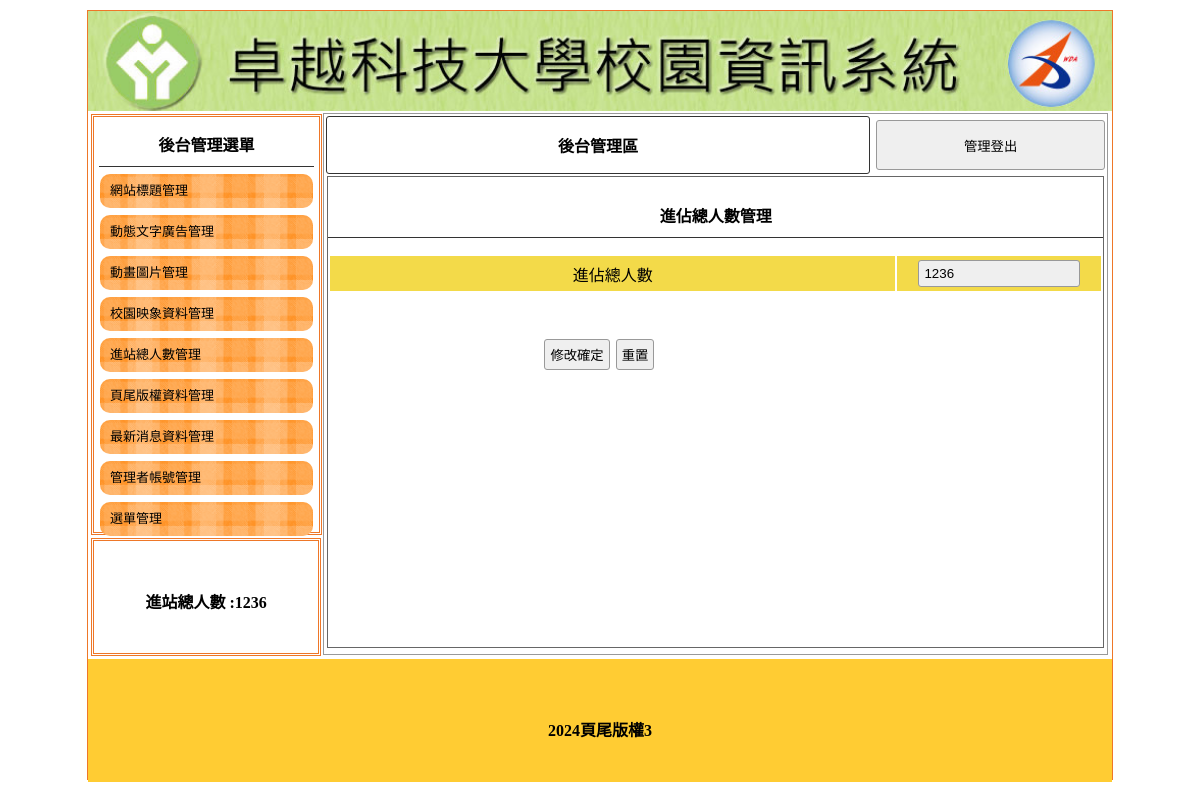
The app's page /back.php?do=total with its own data.
### tables this page shows
CREATE TABLE `titles` (
  `id` int(10) UNSIGNED NOT NULL,
  `img` text NOT NULL,
  `text` text NOT NULL,
  `sh` int(1) NOT NULL DEFAULT 0
);

CREATE TABLE `total` (
  `id` int(10) UNSIGNED NOT NULL,
  `total` int(5) NOT NULL
);

CREATE TABLE `bottom` (
  `id` int(10) UNSIGNED NOT NULL,
  `bottom` text NOT NULL
);

### api/db.php (called while the page is built, shortened)
<?php
class DB
{
    protected $dsn = "mysql:host=localhost;charset=utf8;dbname=c1-02";
    protected $pdo;
    protected $table;
    public function __construct($table)
    {
        $this->table = $table;
        $this->pdo = new PDO($this->dsn, 'root', '');
    }
    private function a2s($array)
    {
        foreach ($array as $col => $value) {
            $tmp[] = "`$col`='$value'";
        }
        return $tmp;
    }
    function find($id)
    {
        $sql = "select * from `$this->table` where ";
        if (is_array($id)) {
            $tmp = $this->a2s($id);
            $sql .= join(" && ", $tmp);
        } elseif (is_numeric($id)) {
            $sql .= "`id`='$id'";
        } else {
            echo "x type";
        }
        return $this->pdo->query($sql)->fetch(PDO::FETCH_ASSOC);
    }
}
$Title=new DB('titles');
$Total=new DB('total');
$Bottom=new DB('bottom');

### back.php (the view, shortened to what this page needs)
<?php include_once "./api/db.php"; ?>
<!DOCTYPE html PUBLIC "-//W3C//DTD XHTML 1.0 Transitional//EN" "http://www.w3.org/TR/xhtml1/DTD/xhtml1-transitional.dtd">
<html xmlns="http://www.w3.org/1999/xhtml">
<head>
	<link href="./css/css.css" rel="stylesheet" type="text/css">
</head>
<body>
	<div id="main">
		<a title="" href="./index.php">
			<div class="ti" style="background:url('./img/<?=$Title->find(['sh'=>1])['img'];?>'); background-size:cover;"></div>
		</a>
		<div id="ms">
			<div id="lf" style="float:left;">
				<div id="menuput" class="dbor">
					<span class="t botli">後台管理選單</span>
					<a style="color:#000; font-size:13px; text-decoration:none;" href="?do=title">
						<div class="mainmu">
							網站標題管理 </div>
					</a>
					<a style="color:#000; font-size:13px; text-decoration:none;" href="?do=ad">
						<div class="mainmu">
							動態文字廣告管理 </div>
					</a>
					<a style="color:#000; font-size:13px; text-decoration:none;" href="?do=mvim">
						<div class="mainmu">
							動畫圖片管理 </div>
					</a>
					<a style="color:#000; font-size:13px; text-decoration:none;" href="?do=image">
						<div class="mainmu">
							校園映象資料管理 </div>
					</a>
					<a style="color:#000; font-size:13px; text-decoration:none;" href="?do=total">
						<div class="mainmu">
							進站總人數管理 </div>
					</a>
					<a style="color:#000; font-size:13px; text-decoration:none;" href="?do=bottom">
						<div class="mainmu">
							頁尾版權資料管理 </div>
					</a>
					<a style="color:#000; font-size:13px; text-decoration:none;" href="?do=news">
						<div class="mainmu">
							最新消息資料管理 </div>
					</a>
					<a style="color:#000; font-size:13px; text-decoration:none;" href="?do=admin">
						<div class="mainmu">
							管理者帳號管理 </div>
					</a>
					<a style="color:#000; font-size:13px; text-decoration:none;" href="?do=menu">
						<div class="mainmu">
							選單管理 </div>
					</a>
				</div>
				<div class="dbor" style="margin:3px; width:95%; height:20%; line-height:100px;">
					<span class="t">進站總人數 :<?= $Total->find(1)['total']; ?></span>
				</div>
			</div>
			<div class="di" style="height:540px; border:#999 1px solid; width:76.5%; margin:2px 0px 0px 0px; float:left; position:relative; left:20px;">
				<table width="100%">
					<tbody>
						<tr>
							<td style="width:70%;font-weight:800; border:#333 1px solid; border-radius:3px;" class="cent"><a href="?do=admin" style="color:#000; text-decoration:none;">後台管理區</a>
							</td>
							<td><button onclick="location.href='./api/logout.php'" style="width:99%; margin-right:2px; height:50px;">管理登出</button></td>
						</tr>
					</tbody>
				</table>
				<?php
				$do = $_GET['do'] ?? 'title';
				$file = "./back/{$do}.php";
				if (file_exists($file)) {
					include $file;
				} else {
					include_once "./back/title.php";
				}
				?>
			</div>
		</div>
		<div style="width:1024px; left:0px; position:relative; background:#FC3; margin-top:4px; height:123px; display:block;">
			<span class="t" style="line-height:123px;"><?= $Bottom->find(1)['bottom']; ?></span>
		</div>
	</div>
</body>
</html>

### back/total.php (shortened to what this page needs)
<div style="width:99%; height:87%; margin:auto; overflow:auto; border:#666 1px solid;">
	<p class="t cent botli">進佔總人數管理</p>
	<form method="post" action="./api/edit_info.php">
		<table width="100%">
			<tr class="yel">
				<td width="45%">進佔總人數</td>
				<td width="7%"><input type="text" name="total" value="<?=$Total->find(1)['total'];?>"></td>
			</tr>
		</table>
		<table style="margin-top:40px; width:70%;">
			<tr>
				<td class="cent"><input type="submit" value="修改確定"><input type="reset" value="重置">
				</td>
			</tr>
		</table>
	</form>
</div>

### css/css.css (style rules this page uses)
body { padding:0px; margin:0px; }
#main { width:1024px; height:768px; margin:10px auto 10px auto; border:#EE7728 1px solid; position:relative; }
.ti { width:100%; height:100px; position:relative; background-size:cover; background-repeat:no-repeat; }
.dbor { border:#EE7728 double 3px; margin:1px; padding:2px 10px 2px 10px; }
.t { font-weight:800; display:block; text-align:center; padding:10px 1px 10px 1px; }
.botli { border-bottom:#333 1px solid; }
.mainmu { position:relative; border-radius:10px; background:url(../icon/menu.fw.png) center no-repeat; background-size:cover; line-height:30px; padding:2px 10px 2px 10px; margin:7px 1px 7px 1px; height: 30px; }
#lf { height:540px; width:21%; display:inline-block; }
#menuput { width:100%; height:75%; position:relative; padding:5px; display:block; margin: 3px; }
.di { display:inline-block; }
.cent { text-align:center; }
input,button { border:#999 1px solid; border-radius:3px; background:#EFEFEF; padding:5px; margin:3px; }
input[type=text],input[type=password] { width:150px; }
.yel td { background:#F3DA49; text-align:center; }

### records on screen
titles: img (picture)
total: total "1236"
bottom: bottom "2024頁尾版權3"
